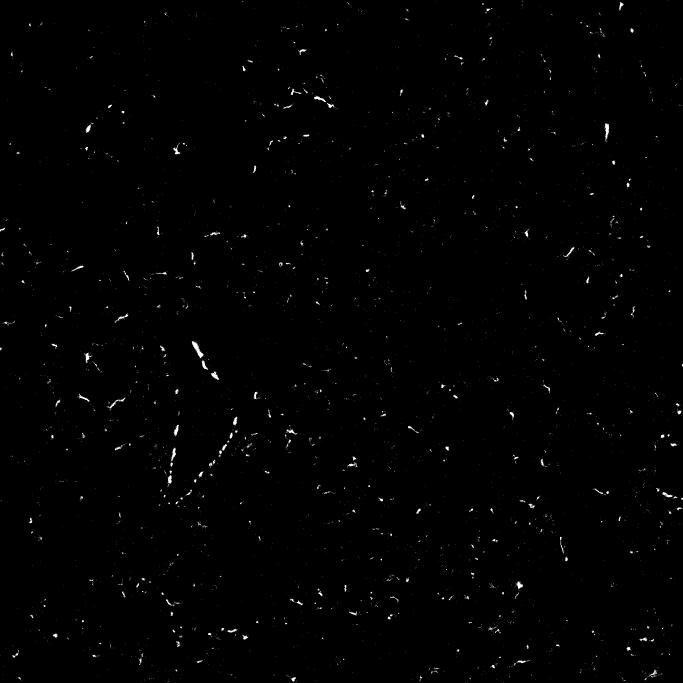
#> input picture MASK_Sk658 Llobe ch010017.jpg, 2048 x 2048 px, found by its file name (shown at 1/3 size)
$ jupyter execute --allow-errors Final_Module2.ipynb
#> lines starting #> are read from the running program, lines starting #| are printed output that depends on the picture; after the words box and inside, x2 and y2 are one past the last pixel; in counts of white or black regions, pixels touching at a corner belong together
## Module_2: *Lung Fibrosis*

## Team Members:
*Molly Kessenich, Lakshya Raman*

## Project Title:
*Predicting Lung Fibrosis at Biopsy Depths*

## Project Goal:
This project aims to investigate the variation in fibrosis extent throughout the depth of a fibrotic lung and use interpolation to predict the amount of fibrosis at a specific depth into the lung. The goal is to develop an image analysis pipeline that predicts the extent of fibrosis in the lung at various biopsy depths from the top of the lung to create a lung biopsy device.*

## Disease Background:
* Prevalence & incidence
    * Prevalence:
        * Idiopathic Pulmonary Fibrosis (IPF) prevalence is higher in older individuals.
        * US estimates of prevalence = around 14 to 42.7 per 100,000 people.
        *  Prevalence is rising globally - some regions show higher rates
            * North America (24.0-29.8 per 100,000)
            * South Korea (4.51 per 10,000 or 45.1 per 100,000).
    * Incidence:
        * US estimates of annual incidence of IPF = between 6.8 and 16.3 per 100,000 people.
        * IPF incidence is increasing globally.
* Risk factors (genetic, lifestyle)
    * Genetic:
        * Family history of pulmonary fibrosis (PF) or interstitial lung diseases (ILDs)
        * MUC5B Gene = a specific genetic variant (rs35705950) in this gene is a risk factor linked to both familial and idiopathic PF
        * Mutations in genes that maintain telomeres (e.g., TERT, TERC, PARN, and RTEL1) can lead to the shortening of telomeres and increase the risk.
    * Lifestyle:
        * Smoking
        * Occupational dusts (metal, wood, silica, agricultural)
        * Air pollution
        * Inhaling substances such as environmental irritants like mold spores, bacteria, or animal proteins

* Symptoms
    * Lung scarring leads to difficulty breathing and shortness of breath
    * Dry, persistent hacking/barking cough: over the counter drugs do not help
    * Fatigue
    * Chest pain
    * Thickening/rounding of the fingertips or toes or clubbing.
    * Weight loss due to difficulty breathing and decreased appetite.
    * Cyanosis (a blueish tint to the skin/lips): the lungs cannot adequately oxygenate the blood.
    * Joint pain and muscle weakness

* Standard of care treatment(s)
* Biological mechanisms (anatomy, organ physiology, cell & molecular physiology)

## Data-Set:
*(Describe the data set(s) you will analyze. Cite the source(s) of the data. Describe how the data was collected -- What techniques were used? What units are the data measured in? Etc.)*
* The dataset consists of 78 black and white images (.jpg) collected at various depths within a fibrotic mouse lung. White in the images indicates a fibrotic lesion, whereas black indicates healthy lung tissue. The images were collected from mice lungs (sliced and immunostained for desmin signal) with a Bleomycin-induced Lung Injury Model.

## Data Analyis:
* We chose 6 images from the data set at varying depths (2 from lower depths, 2 from the middle range, and 2 at higher depths) to compare the extent of lung fibrosis at different tissue depths
* The code below extrapolates the depths of each 6 images, calculates the percentage (%) of white pixels (representing the extent of lung fibrosis, higher % = more fibrosis), and plots these extrapolated points in a plot of % white pixels vs. the depths for each image
* The code also then prompts the user to input a depth value, and using the input depth value using linear interpolation the point is plotted on a graph in red.
* We then used a linear regression on our data points to determine a line of best fit and calculate an R-squared value and slope to verify the relationship between lung fibrosis extent and depth of the tissue

[cell 1]
'''Module 2: count black and white pixels in a .jpg and extrapolate points'''
from termcolor import colored
import cv2
import numpy as np
import matplotlib.pyplot as plt
from scipy.interpolate import interp1d
import pandas as pd

# Load the images you want to analyze

filenames = [
    r"/Users/mollykessenich/Desktop/BME 2315/module 2/MASK_Sk658 Llobe ch010017.jpg",
    r"/Users/mollykessenich/Desktop/BME 2315/module 2/MASK_Sk658 Llobe ch010030.jpg",
    r"/Users/mollykessenich/Desktop/BME 2315/module 2/MASK_SK658 Slobe ch010098.jpg",
    r"/Users/mollykessenich/Desktop/BME 2315/module 2/MASK_SK658 Slobe ch010115.jpg",
    r"/Users/mollykessenich/Desktop/BME 2315/module 2/MASK_SK658 Slobe ch010159.jpg",
    r"/Users/mollykessenich/Desktop/BME 2315/module 2/MASK_Sk658 Llobe ch010174.jpg",
            ]

# Enter the depth of each image (in the same order that the images are listed above; you can find these in the .csv file provided to you which is tilted: "Filenames and Depths for Students")

depths = [
    45,
    200,
    10000,
    8800,
    860,
    3100
    ]

# Make the lists that will be used

images = []
white_counts = []
black_counts = []
white_percents = []

# Build the list of all the images you are analyzing

for filename in filenames:
    img = cv2.imread(filename, 0)
#> img is the input picture: shape (2048, 2048); min 0, max 255, mean 1.7
    images.append(img)

# For each image (until the end of the list of images), calculate the number of black and white pixels and make a list that contains this information for each filename.

for x in range(len(filenames)):
    _, binary = cv2.threshold(images[x], 127, 255, cv2.THRESH_BINARY)

    white = np.sum(binary == 255)
    black = np.sum(binary == 0)

    white_counts.append(white)
    black_counts.append(black)
#> this loop made 6 passes
#> pass 1, `_, binary = cv2.threshold(images[x], 127, 255, cv2.THRESH_BINARY)`:
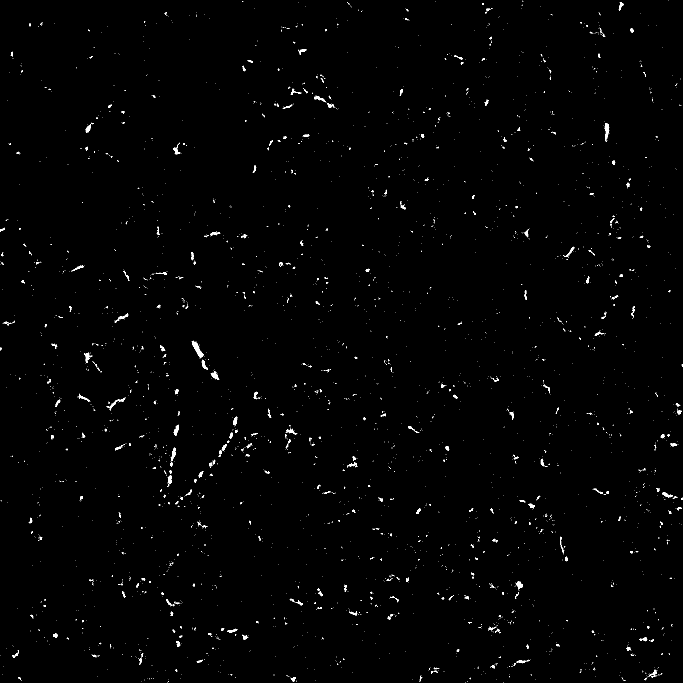
#> binary: shape (2048, 2048) (shown at 1/3 size); 0.66% white; 3753 white regions (3443 under 20 px), largest, box (x1, y1, x2, y2) and area: (575, 1023, 611, 1075) 612, (1814, 370, 1828, 424) 398, (632, 1114, 658, 1140) 280
#> pass 2, `_, binary = cv2.threshold(images[x], 127, 255, cv2.THRESH_BINARY)`:
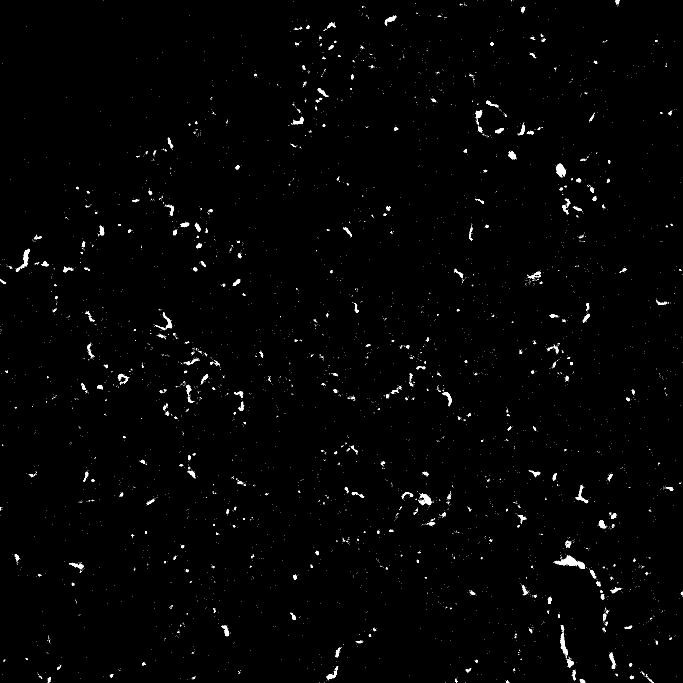
#> binary: shape (2048, 2048) (shown at 1/3 size); 0.9% white; 4489 white regions (4171 under 20 px), largest, box (x1, y1, x2, y2) and area: (1663, 1666, 1755, 1707) 1393, (1668, 491, 1698, 533) 739, (48, 746, 90, 816) 680
#> pass 3, `_, binary = cv2.threshold(images[x], 127, 255, cv2.THRESH_BINARY)`:
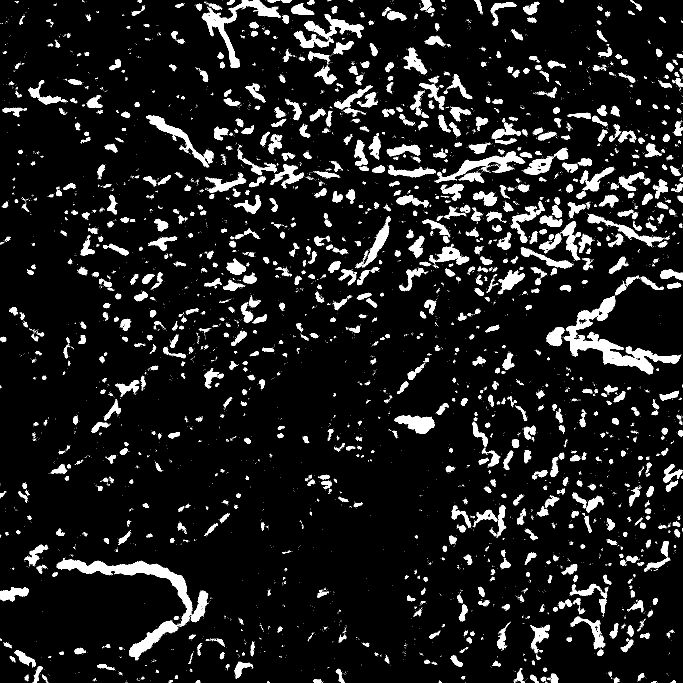
#> binary: shape (2048, 2048) (shown at 1/3 size); 9.1% white; 7686 white regions (6592 under 20 px), largest, box (x1, y1, x2, y2) and area: (1692, 889, 2043, 1123) 17678, (169, 1678, 577, 1877) 13072, (605, 0, 843, 204) 8115

# Print the number of white and black pixels in each image.

print(colored("Counts of pixel by color in each image", "yellow"))
for x in range(len(filenames)):
    print(colored(f"White pixels in image {x}: {white_counts[x]}", "white"))
    print(colored(f"Black pixels in image {x}: {black_counts[x]}", "black"))
    print()

# Calculate the percentage of pixels in each image that are white and make a list that contains these percentages for each filenamae

for x in range(len(filenames)):
    white_percent = (100 * (white_counts[x] / (black_counts[x] + white_counts[x])))
    white_percents.append(white_percent)

# Print the filename (on one line in red font), and below that line print the percent white pixels and depth

print(colored("Percent white px:", "yellow"))
for x in range(len(filenames)):
    print(colored(f'{filenames[x]}:',"red"))
    print(f'{white_percents[x]}% White | Depth: {depths[x]} microns')
    print()

'''Write your data to a .csv file'''

# Create a DataFrame that includes the filenames, depths, and percentage of white pixels
df = pd.DataFrame({
    'Filenames': filenames,
    'Depths': depths,
    'White percents': white_percents
})

# Write that DataFrame to a .csv file

df.to_csv('Percent_White_Pixels.csv', index=False)

print("CSV file 'Percent_White_Pixels.csv' has been created.")

'''the .csv writing subroutine ends here'''

# Interpolate a point: given a depth, find the corresponding white pixel percentage

interpolate_depth = float(input(colored("Enter the depth at which you want to interpolate a point: ", "yellow")))
#> the answer given: 3

x = depths
y = white_percents

i = interp1d(x, y, kind='linear')  # You can also use 'quadratic', 'cubic', etc.
#> (the rest of this cell did not finish here and is left out)
